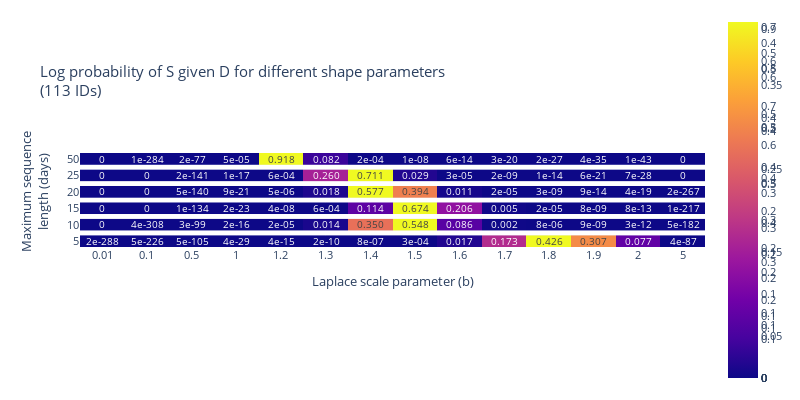

Notebook code for this chart:
### Code cell
params = [0.01, 0.1, 0.5, 1, 1.2, 1.3, 1.4, 1.5, 1.6, 1.7, 1.8, 1.9, 2, 5]


def transform_df_hm(df_hm, days):
    df_hm = df_hm.set_index("scale")
    df_hm = df_hm.drop(columns=["params"])
    df_hm["days"] = days

    print(np.max(df_hm["log_p_S_given_D"]))
    df_hm["log_p_S_given_D"] = df_hm["log_p_S_given_D"] - np.max(
        df_hm["log_p_S_given_D"]
    )
    df_hm["log_p_S_given_D"] = np.exp(df_hm["log_p_S_given_D"])
    df_hm["log_p_S_given_D"] = df_hm["log_p_S_given_D"] / np.sum(
        df_hm["log_p_S_given_D"]
    )
    return df_hm


def add_one_heatmap_for_laplace(fig, df, col, row=1):
    fig.add_trace(
        go.Heatmap(
            z=df["log_p_S_given_D"],
            x=df.index,
            y=df["days"],
            colorbar=dict(
                len=4,  # Make colorbar 1.5x the height of the plot
                y=0.5,  # Center it vertically
                yanchor="middle",
            ),
        ),
        row=row,
        col=col,
    )
    fig.update_traces(
        text=df.T.applymap(
            lambda x: "0" if x == 0 else f"{x:.3f}" if x >= 0.001 else f"{x:.0e}"
        ),
        texttemplate="%{text}",
        textfont={"size": 10},
        row=row,
        col=col,
    )
    return fig


labels = ["scale"]
# df_hm, data = load_and_process_json("10_18IDs_30d", params, labels)
df_hm_5, data_5 = load_and_process_json("14_5days", params, labels)
df_hm_10, data_10 = load_and_process_json("14_10days", params, labels)
df_hm_15, data_15 = load_and_process_json("14_15days", params, labels)
df_hm_20, data_20 = load_and_process_json("14_20days", params, labels)
df_hm_25, data_25 = load_and_process_json("14_25days", params, labels)
df_hm_50, data_50 = load_and_process_json("14_50days", params, labels)

df_hm_5 = transform_df_hm(df_hm_5, 5)
df_hm_10 = transform_df_hm(df_hm_10, 10)
df_hm_15 = transform_df_hm(df_hm_15, 15)
df_hm_20 = transform_df_hm(df_hm_20, 20)
df_hm_25 = transform_df_hm(df_hm_25, 25)
df_hm_50 = transform_df_hm(df_hm_50, 50)


IDs = list(data.keys())

fig = make_subplots(rows=6, shared_xaxes=True)
fig = add_one_heatmap_for_laplace(fig, df_hm_50, col=1, row=1)
fig = add_one_heatmap_for_laplace(fig, df_hm_25, col=1, row=2)
fig = add_one_heatmap_for_laplace(fig, df_hm_20, col=1, row=3)
fig = add_one_heatmap_for_laplace(fig, df_hm_15, col=1, row=4)
fig = add_one_heatmap_for_laplace(fig, df_hm_10, col=1, row=5)
fig = add_one_heatmap_for_laplace(fig, df_hm_5, col=1, row=6)
fig.update_yaxes(
    type="category", title="Maximum sequence<br>length (days)", row=3, col=1
)
fig.update_yaxes(
    type="category",
    tickvals=[5, 10, 15, 20, 25, 50],
)
fig.update_xaxes(type="category")
fig.update_xaxes(type="category", title="Laplace scale parameter (b)", row=6, col=1)

fig.update_layout(
    title=f"Log probability of S given D for different shape parameters<br>({len(IDs)} IDs)",
    # yaxis_type='log',
    width=800,
    height=400,
    font_size=11,
)
fig.show()

df_hm_5.head(2)

# Why selecting 3 consecutive days? Tradeoff between more data and still day to day changes
# For different range of consec days allowed, compute the total amount of data used for a max sequence 5-100 days and the number of IDs involved
# If I do 10 days, there's prob no need to use 3 consec days, just 1 day is enough

# Rerun by not excluding individual sequences that are smaller than the max sequence length

# Randomly select different sequences for each ID and then get the avg probability, compute error bars.

### Figure 1 — Plotly figure (JSON) as saved in the notebook; plotly's stock layout.template omitted (floating-point values rounded to 4 significant figures)
{"data": [{"colorbar": {"len": 4, "y": 0.5, "yanchor": "middle"}, "text": [["0", "1e-284", "2e-77", "5e-05", "0.918", "0.082", "2e-04", "1e-08", "6e-14", "3e-20", "2e-27", "4e-35", "1e-43", "0"], ["50.000", "50.000", "50.000", "50.000", "50.000", "50.000", "50.000", "50.000", "50.000", "50.000", "50.000", "50.000", "50.000", "50.000"]], "textfont": {"size": 10}, "texttemplate": "%{text}", "type": "heatmap", "x": [0.01, 0.1, 0.5, 1, 1.2, 1.3, 1.4, 1.5, 1.6, 1.7, 1.8, 1.9, 2, 5], "xaxis": "x", "y": [50, 50, 50, 50, 50, 50, 50, 50, 50, 50, 50, 50, 50, 50], "yaxis": "y", "z": [0, 1.489e-284, 1.657e-77, 4.669e-05, 0.9183, 0.08153, 0.0001537, 1.151e-08, 5.763e-14, 2.98e-20, 2.294e-27, 3.572e-35, 1.46e-43, 0]}, {"colorbar": {"len": 4, "y": 0.5, "yanchor": "middle"}, "text": [["0", "0", "2e-141", "1e-17", "6e-04", "0.260", "0.711", "0.029", "3e-05", "2e-09", "1e-14", "6e-21", "7e-28", "0"], ["25.000", "25.000", "25.000", "25.000", "25.000", "25.000", "25.000", "25.000", "25.000", "25.000", "25.000", "25.000", "25.000", "25.000"]], "textfont": {"size": 10}, "texttemplate": "%{text}", "type": "heatmap", "x": [0.01, 0.1, 0.5, 1, 1.2, 1.3, 1.4, 1.5, 1.6, 1.7, 1.8, 1.9, 2, 5], "xaxis": "x2", "y": [25, 25, 25, 25, 25, 25, 25, 25, 25, 25, 25, 25, 25, 25], "yaxis": "y2", "z": [0, 0, 1.621e-141, 9.584e-18, 0.0005973, 0.2598, 0.711, 0.02852, 3.351e-05, 2.041e-09, 1.033e-14, 6.44e-21, 6.875e-28, 0]}, {"colorbar": {"len": 4, "y": 0.5, "yanchor": "middle"}, "text": [["0", "0", "5e-140", "9e-21", "5e-06", "0.018", "0.577", "0.394", "0.011", "2e-05", "3e-09", "9e-14", "4e-19", "2e-267"], ["20.000", "20.000", "20.000", "20.000", "20.000", "20.000", "20.000", "20.000", "20.000", "20.000", "20.000", "20.000", "20.000", "20.000"]], "textfont": {"size": 10}, "texttemplate": "%{text}", "type": "heatmap", "x": [0.01, 0.1, 0.5, 1, 1.2, 1.3, 1.4, 1.5, 1.6, 1.7, 1.8, 1.9, 2, 5], "xaxis": "x3", "y": [20, 20, 20, 20, 20, 20, 20, 20, 20, 20, 20, 20, 20, 20], "yaxis": "y3", "z": [0, 0, 4.862e-140, 8.597e-21, 5.406e-06, 0.01782, 0.5771, 0.3944, 0.01062, 1.882e-05, 3.359e-09, 8.603e-14, 4.251e-19, 2.38e-267]}, {"colorbar": {"len": 4, "y": 0.5, "yanchor": "middle"}, "text": [["0", "0", "1e-134", "2e-23", "4e-08", "6e-04", "0.114", "0.674", "0.206", "0.005", "2e-05", "8e-09", "8e-13", "1e-217"], ["15.000", "15.000", "15.000", "15.000", "15.000", "15.000", "15.000", "15.000", "15.000", "15.000", "15.000", "15.000", "15.000", "15.000"]], "textfont": {"size": 10}, "texttemplate": "%{text}", "type": "heatmap", "x": [0.01, 0.1, 0.5, 1, 1.2, 1.3, 1.4, 1.5, 1.6, 1.7, 1.8, 1.9, 2, 5], "xaxis": "x4", "y": [15, 15, 15, 15, 15, 15, 15, 15, 15, 15, 15, 15, 15, 15], "yaxis": "y4", "z": [0, 0, 9.791e-135, 1.995e-23, 4.119e-08, 0.0005631, 0.1137, 0.6745, 0.206, 0.005156, 1.553e-05, 7.77e-09, 8.45e-13, 1.223e-217]}, {"colorbar": {"len": 4, "y": 0.5, "yanchor": "middle"}, "text": [["0", "4e-308", "3e-99", "2e-16", "2e-05", "0.014", "0.350", "0.548", "0.086", "0.002", "8e-06", "9e-09", "3e-12", "5e-182"], ["10.000", "10.000", "10.000", "10.000", "10.000", "10.000", "10.000", "10.000", "10.000", "10.000", "10.000", "10.000", "10.000", "10.000"]], "textfont": {"size": 10}, "texttemplate": "%{text}", "type": "heatmap", "x": [0.01, 0.1, 0.5, 1, 1.2, 1.3, 1.4, 1.5, 1.6, 1.7, 1.8, 1.9, 2, 5], "xaxis": "x5", "y": [10, 10, 10, 10, 10, 10, 10, 10, 10, 10, 10, 10, 10, 10], "yaxis": "y5", "z": [0, 3.571e-308, 2.662e-99, 2.019e-16, 2.263e-05, 0.0144, 0.3496, 0.5483, 0.08578, 0.001918, 8.265e-06, 8.82e-09, 2.878e-12, 5.244e-182]}, {"colorbar": {"len": 4, "y": 0.5, "yanchor": "middle"}, "text": [["2e-288", "5e-226", "5e-105", "4e-29", "4e-15", "2e-10", "8e-07", "3e-04", "0.017", "0.173", "0.426", "0.307", "0.077", "4e-87"], ["5.000", "5.000", "5.000", "5.000", "5.000", "5.000", "5.000", "5.000", "5.000", "5.000", "5.000", "5.000", "5.000", "5.000"]], "textfont": {"size": 10}, "texttemplate": "%{text}", "type": "heatmap", "x": [0.01, 0.1, 0.5, 1, 1.2, 1.3, 1.4, 1.5, 1.6, 1.7, 1.8, 1.9, 2, 5], "xaxis": "x6", "y": [5, 5, 5, 5, 5, 5, 5, 5, 5, 5, 5, 5, 5, 5], "yaxis": "y6", "z": [2.475e-288, 4.753e-226, 5.059e-105, 4.061e-29, 3.622e-15, 2.092e-10, 8.045e-07, 0.0003103, 0.01691, 0.1734, 0.4258, 0.3066, 0.0769, 3.963e-87]}], "layout": {"font": {"size": 11}, "height": 400, "title": {"text": "Log probability of S given D for different shape parameters<br>(113 IDs)"}, "width": 800, "xaxis": {"anchor": "y", "domain": [0, 1], "matches": "x6", "showticklabels": false, "type": "category"}, "xaxis2": {"anchor": "y2", "domain": [0, 1], "matches": "x6", "showticklabels": false, "type": "category"}, "xaxis3": {"anchor": "y3", "domain": [0, 1], "matches": "x6", "showticklabels": false, "type": "category"}, "xaxis4": {"anchor": "y4", "domain": [0, 1], "matches": "x6", "showticklabels": false, "type": "category"}, "xaxis5": {"anchor": "y5", "domain": [0, 1], "matches": "x6", "showticklabels": false, "type": "category"}, "xaxis6": {"anchor": "y6", "domain": [0, 1], "title": {"text": "Laplace scale parameter (b)"}, "type": "category"}, "yaxis": {"anchor": "x", "domain": [0.875, 1], "tickvals": [5, 10, 15, 20, 25, 50], "type": "category"}, "yaxis2": {"anchor": "x2", "domain": [0.7, 0.825], "tickvals": [5, 10, 15, 20, 25, 50], "type": "category"}, "yaxis3": {"anchor": "x3", "domain": [0.525, 0.65], "tickvals": [5, 10, 15, 20, 25, 50], "title": {"text": "Maximum sequence<br>length (days)"}, "type": "category"}, "yaxis4": {"anchor": "x4", "domain": [0.35, 0.475], "tickvals": [5, 10, 15, 20, 25, 50], "type": "category"}, "yaxis5": {"anchor": "x5", "domain": [0.175, 0.3], "tickvals": [5, 10, 15, 20, 25, 50], "type": "category"}, "yaxis6": {"anchor": "x6", "domain": [0, 0.125], "tickvals": [5, 10, 15, 20, 25, 50], "type": "category"}}}
